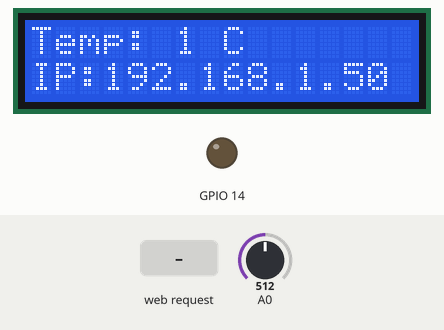
Recording of a sketch running on a simulated ESP8266 (NodeMCU). Shown: 16×2 character LCD, output pins drawn as LEDs (lit = HIGH). Inputs (shaded band) come from the test bench; at power-on: A0 = 512. WiFi joins after 1.5 s; servers stay silent unless stated; what the sketch prints to the serial monitor is not drawn.

Above: at 2.7 s.
2.8 s: HTTP request GET /rele/1 received
At 3.3 s:
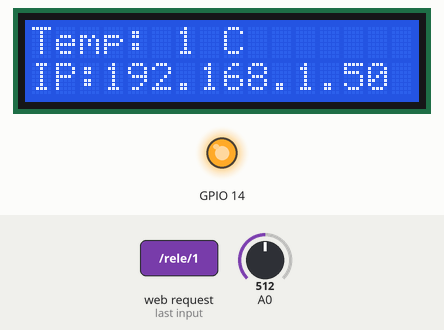
4.3 s: A0 set to 716
At 7.2 s:
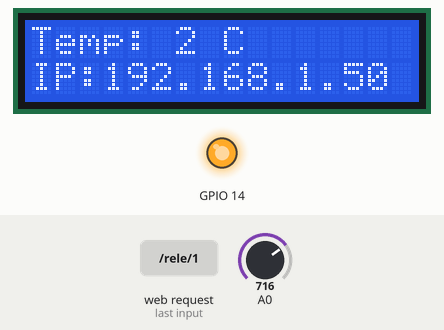
7.5 s: A0 set to 1023
At 9.2 s:
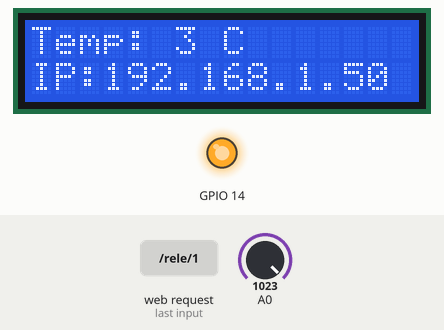
Timing chart, 0 to 10.7 s (numbered marks = the images above; inputs shaded):
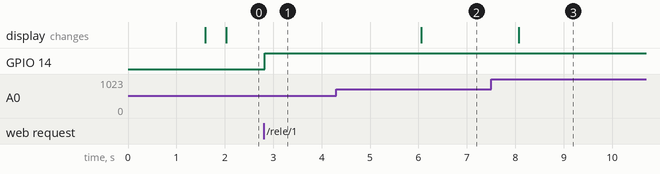

Measured:
- after the input at 2.8 s, GPIO 14: LOW → HIGH at once
- after the input at 4.3 s, the display: changes after 1.8 s (image 2)
- after the input at 7.5 s, the display: changes after 0.57 s (image 3)

The sketch:

Test_WifiServer_Rele_Adc.ino
```cpp
/*
DHT Weather server with display integrated for NodeMCU esp8266 and 1602A LCD

Please connect 1602A using I2C backpack.
If you feel display is not showing anything, please take a screwdriver and update contrast
using I2C potentiometer in back of LCD

LCD config
  SDA pin - D2
  SCL pin - D1
  VCC Pin - 5v


Sensor Config
  Sensor Data pin - RX
  Sensor VCC - 3.3 volt pin

  If you change above pin please update config below.
*/
#include <ESP8266WiFi.h>
#include <WiFiClient.h>
#include <ESP8266WebServer.h>
//#include <DHT.h> //This library you can add via Include Library > Manage Library >
#include <ESP8266mDNS.h>
#include <Wire.h>  // This library is already built in to the Arduino IDE
#include <LiquidCrystal_I2C.h> //This library you can add via Include Library > Manage Library >
LiquidCrystal_I2C lcd(0x27, 16, 2);

//#define DHTPIN 3         //define as DHTPIN the Pin 3 used to connect the Sensor
//#define DHTTYPE DHT11    //define the sensor used(DHT11)
//DHT dht(DHTPIN, DHTTYPE);//create an instance of DHT
const char* host = "icaro";
const char* ssid     = "Marquez Correa";
const char* password = "Marquez8355196";

ESP8266WebServer server(80);
float humidity, temp_f, sensorValue;  // Values read from sensor
int val;
String webString="";
unsigned long previousMillis = 0;        // will store last temp was read
const long interval = 2000;              // interval at which to read sensor

void handle_root() {
  server.send(200, "text/plain", "Bienvenido API  server, abrir /temperatura, /rele/0, /rele/1 or /api");
  delay(100);
}

void setup(void)
{
  lcd.begin();   // initializing the LCD
  lcd.backlight();

// prepare GPIO14
  pinMode(14, OUTPUT);
  digitalWrite(14, 0);

  Serial.begin(115200);
  //dht.begin(); // initialize temperature sensor
  // Connect to WiFi network
  WiFi.begin(ssid, password);
  Serial.print("\n\r \n\rWorking to connect");

  // Wait for connection
  while (WiFi.status() != WL_CONNECTED) {
    delay(500);
    Serial.print(".");
  }

  Serial.println("");
  Serial.println("Reading Server");
  Serial.print("Connected to ");
  Serial.println(ssid);
  Serial.print("IP address: ");
  Serial.println(WiFi.localIP());


  MDNS.begin(host);
  MDNS.addService("http", "tcp", 80);
  Serial.printf("Ready! Open http://%s.local in your browser\n", host);
  server.on("/", handle_root);

  server.on("/temperatura", [](){
    gettemperatura();       // read sensor
    webString="Temperatura: "+String((int)temp_f)+" Grados";
    server.send(200, "text/plain", webString);
  });


  server.on("/rele/0", [](){
    val = 0;
    webString="Rele Apagado";
    server.send(200, "text/plain", webString);
  });


  server.on("/rele/1", [](){
    val = 1;
    webString="Rele Encendido";
    server.send(200, "text/plain", webString);
  });


 //Rest API for sensor data
  server.on("/api", [](){
    gettemperatura();           // read sensor
    String json="{\"temperatura\":"+String((int)temp_f)+"}";
    Serial.println(json);
    server.send(200, "application/json", json);
  });


  server.begin();
  Serial.println("HTTP server started");


}

void loop(void)
{
  server.handleClient();
  gettemperatura();
  digitalWrite(14, val);
  lcd.setCursor(0, 0);
  String hs="IP:"+String( WiFi.localIP().toString().c_str());
  String ts="Temp: "+String((int)temp_f)+" C ";
  lcd.setCursor(0, 0);
  lcd.print(ts);
  lcd.setCursor(0, 1);
  lcd.print(hs);


}


void gettemperatura() {
       unsigned long currentMillis = millis();
     if(currentMillis - previousMillis >= interval) {
        previousMillis = currentMillis;
        sensorValue = analogRead(A0); //Lectura del ADC
        temp_f =  sensorValue * (3.3 / 1023.0); //escalamos a voltaje
      }
  }
```
